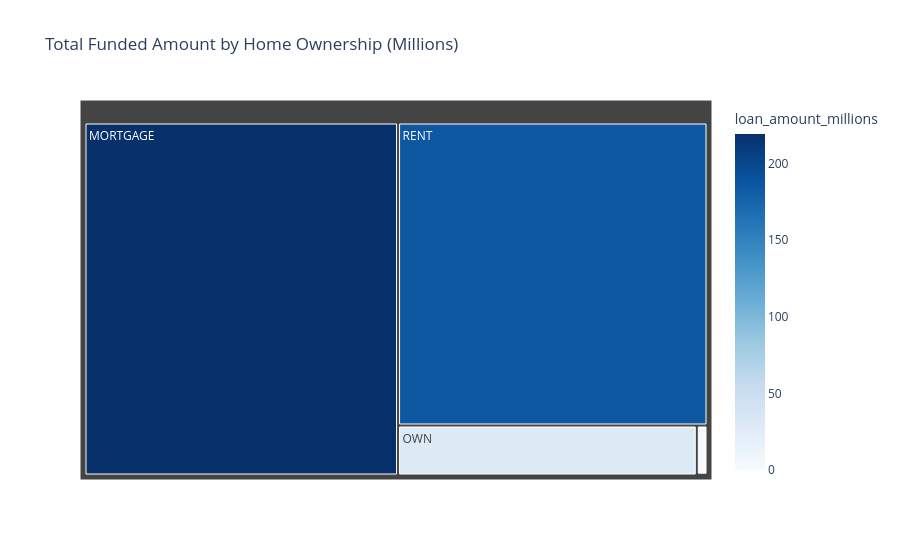

Notebook source saved alongside this figure:
### Markdown cell above
#### Home Ownership by Total Funded Amount

### Code cell
import plotly.express as px

home_funding = df.groupby('home_ownership')['loan_amount'].sum().reset_index()

home_funding['loan_amount_millions'] = (
    home_funding['loan_amount'] / 1_000_000
)

fig = px.treemap(
    home_funding,
    path=['home_ownership'],
    values='loan_amount_millions',
    color='loan_amount_millions',
    color_continuous_scale='Blues',
    title='Total Funded Amount by Home Ownership (Millions)'
)

fig.show()

### Figure 1 — Plotly figure (JSON) as saved in the notebook; plotly's stock layout.template omitted (floating-point values rounded to 4 significant figures)
{"data": [{"branchvalues": "total", "customdata": [[219.3], [0.0168], [1.045], [29.6], [185.8]], "domain": {"x": [0, 1], "y": [0, 1]}, "hovertemplate": "labels=%{label}<br>loan_amount_millions_sum=%{value}<br>parent=%{parent}<br>id=%{id}<br>loan_amount_millions=%{color}<extra></extra>", "ids": ["MORTGAGE", "NONE", "OTHER", "OWN", "RENT"], "labels": ["MORTGAGE", "NONE", "OTHER", "OWN", "RENT"], "marker": {"coloraxis": "coloraxis", "colors": [219.3, 0.0168, 1.045, 29.6, 185.8]}, "name": "", "parents": ["", "", "", "", ""], "type": "treemap", "values": [219.3, 0.0168, 1.045, 29.6, 185.8]}], "layout": {"coloraxis": {"autocolorscale": false, "colorbar": {"title": {"text": "loan_amount_millions"}}, "colorscale": [[0, "rgb(247,251,255)"], [0.125, "rgb(222,235,247)"], [0.25, "rgb(198,219,239)"], [0.375, "rgb(158,202,225)"], [0.5, "rgb(107,174,214)"], [0.625, "rgb(66,146,198)"], [0.75, "rgb(33,113,181)"], [0.875, "rgb(8,81,156)"], [1, "rgb(8,48,107)"]]}, "legend": {"tracegroupgap": 0}, "title": {"text": "Total Funded Amount by Home Ownership (Millions)"}}}
